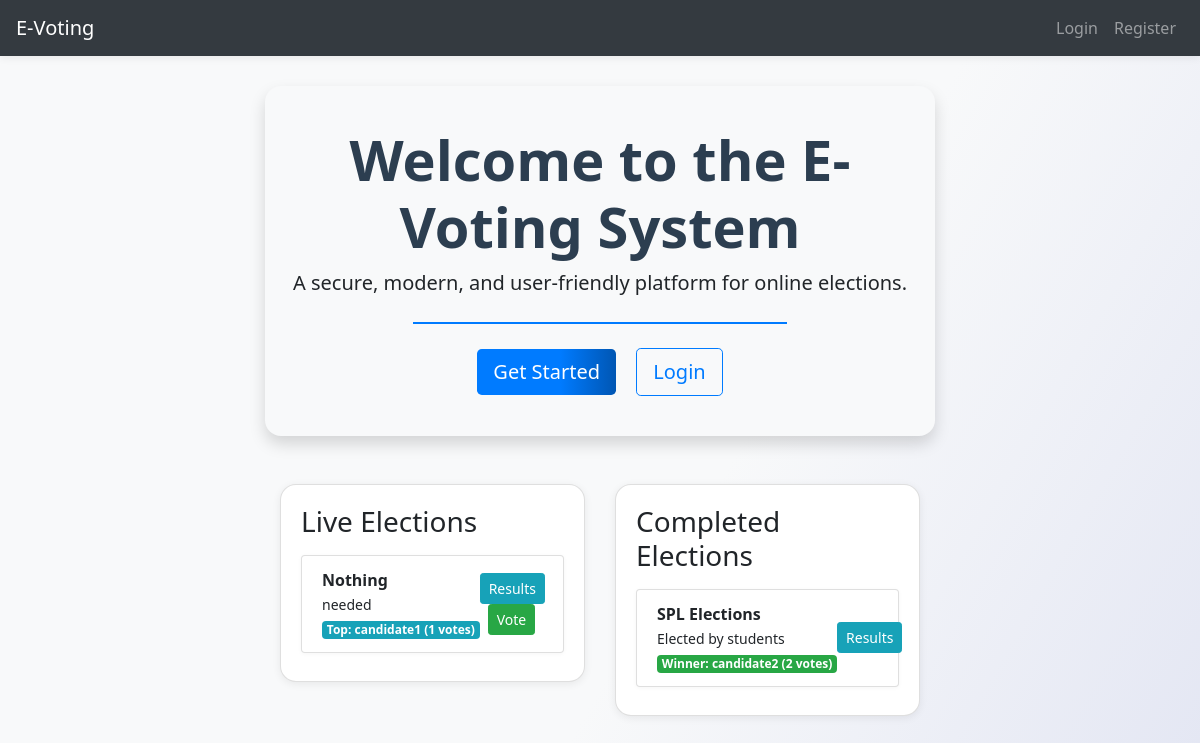
The page / on the database its author committed.
### voting/models.py (models this page shows, shortened)
class Voting(models.Model):
    title = models.CharField(max_length=200)
    description = models.TextField(blank=True)
    start_time = models.DateTimeField()
    end_time = models.DateTimeField()
    candidates = models.ManyToManyField('accounts.CandidateProfile', related_name='elections')
    is_active = models.BooleanField(default=False)

### accounts/models.py (models this page shows, shortened)
class CandidateProfile(models.Model):
    user = models.OneToOneField(User, on_delete=models.CASCADE, related_name='candidate_profile')
    bio = models.TextField(blank=True)
    party = models.CharField(max_length=100)
    manifesto = models.TextField(blank=True)
    image = models.ImageField(upload_to='candidate_images/', blank=True, null=True)

class User(AbstractUser):
    is_candidate = models.BooleanField(default=False)
    is_voter = models.BooleanField(default=True)

### voting/views.py (the view)
# urls.py: path('', views.home_view, name='home'),
def home_view(request):
    live_elections = Voting.objects.filter(is_active=True)
    completed_elections = Voting.objects.filter(is_active=False)
    live_elections_data = []
    for election in live_elections:
        candidates = election.candidates.all()
        votes = Vote.objects.filter(voting=election)
        vote_counts = {candidate: votes.filter(candidate=candidate).count() for candidate in candidates}
        if vote_counts:
            top_candidate = max(vote_counts, key=vote_counts.get)
            top_votes = vote_counts[top_candidate]
        else:
            top_candidate = None
            top_votes = 0
        live_elections_data.append({
            'election': election,
            'top_candidate': top_candidate,
            'top_votes': top_votes
        })
    completed_elections_data = []
    for election in completed_elections:
        candidates = election.candidates.all()
        votes = Vote.objects.filter(voting=election)
        vote_counts = {candidate: votes.filter(candidate=candidate).count() for candidate in candidates}
        if vote_counts:
            winner = max(vote_counts, key=vote_counts.get)
            winner_votes = vote_counts[winner]
        else:
            winner = None
            winner_votes = 0
        completed_elections_data.append({
            'election': election,
            'winner': winner,
            'winner_votes': winner_votes
        })
    return render(request, 'home.html', {
        'live_elections_data': live_elections_data,
        'completed_elections_data': completed_elections_data
    })

### templates/home.html
{% extends 'base.html' %}
{% block content %}
<div class="jumbotron mt-4 text-center bg-light shadow">
  <h1 class="display-4">Welcome to the E-Voting System</h1>
  <p class="lead">A secure, modern, and user-friendly platform for online elections.</p>
  <hr class="my-4">
  <a class="btn btn-primary btn-lg mx-2" href="{% url 'register' %}" role="button">Get Started</a>
  <a class="btn btn-outline-secondary btn-lg mx-2" href="{% url 'login' %}" role="button">Login</a>
</div>
<div class="container mt-5">
  <div class="row">
    <div class="col-md-6">
      <div class="card mb-4">
        <div class="card-body">
          <h3 class="card-title">Live Elections</h3>
          {% if live_elections_data %}
            <ul class="list-group mt-3">
              {% for item in live_elections_data %}
                <li class="list-group-item d-flex justify-content-between align-items-center">
                  <div>
                    <strong>{{ item.election.title }}</strong><br>
                    <small>{{ item.election.description }}</small><br>
                    {% if item.top_candidate %}
                      <span class="badge badge-info">Top: {{ item.top_candidate.user.get_full_name|default:item.top_candidate.user.username }} ({{ item.top_votes }} votes)</span>
                    {% else %}
                      <span class="badge badge-secondary">No votes yet</span>
                    {% endif %}
                  </div>
                  <div>
                    <a href="{% url 'results' item.election.id %}" class="btn btn-info btn-sm">Results</a>
                    {% if user.is_authenticated and not user.is_candidate %}
                      <a href="{% url 'vote' item.election.id %}" class="btn btn-success btn-sm ml-2">Vote</a>
                    {% else %}
                      <a href="{% url 'login' %}" class="btn btn-success btn-sm ml-2">Vote</a>
                    {% endif %}
                  </div>
                </li>
              {% endfor %}
            </ul>
          {% else %}
            <p class="text-muted">No live elections at this time.</p>
          {% endif %}
        </div>
      </div>
    </div>
    <div class="col-md-6">
      <div class="card mb-4">
        <div class="card-body">
          <h3 class="card-title">Completed Elections</h3>
          {% if completed_elections_data %}
            <ul class="list-group mt-3">
              {% for item in completed_elections_data %}
                <li class="list-group-item d-flex justify-content-between align-items-center">
                  <div>
                    <strong>{{ item.election.title }}</strong><br>
                    <small>{{ item.election.description }}</small><br>
                    {% if item.winner %}
                      <span class="badge badge-success">Winner: {{ item.winner.user.get_full_name|default:item.winner.user.username }} ({{ item.winner_votes }} votes)</span>
                    {% else %}
                      <span class="badge badge-secondary">No votes</span>
                    {% endif %}
                  </div>
                  <a href="{% url 'results' item.election.id %}" class="btn btn-info btn-sm">Results</a>
                </li>
              {% endfor %}
            </ul>
          {% else %}
            <p class="text-muted">No completed elections yet.</p>
          {% endif %}
        </div>
      </div>
    </div>
  </div>
</div>
{% endblock %}

### static/style.css (style rules this page uses)
body { background: linear-gradient(120deg, #f8f9fa 60%, #e3e6f3 100%); font-family: 'Segoe UI', Tahoma, Geneva, Verdana, sans-serif; min-height: 100vh; }
.container { max-width: 700px; }
.jumbotron { background: #fff; border-radius: 1rem; box-shadow: 0 2px 16px rgba(0,0,0,0.10); padding: 2.5rem 1.5rem; margin-top: 2rem; }
.btn-primary { background: linear-gradient(90deg, #007bff 60%, #0056b3 100%); border: none; transition: background 0.3s; }
.btn-outline-secondary { border-color: #007bff; color: #007bff; transition: background 0.3s, color 0.3s; }
.list-group-item { border-radius: 0.5rem; margin-bottom: 0.5rem; box-shadow: 0 1px 4px rgba(0,0,0,0.04); }
h2, h1.display-4 { color: #2c3e50; font-weight: 600; }
hr.my-4 { border-top: 2px solid #007bff; width: 60%; margin: 2rem auto; }
.card { border-radius: 1rem; box-shadow: 0 2px 8px rgba(0,0,0,0.07); }

### rows shown on the page
Voting: election "Nothing", election.description "needed", top_candidate.user.get_full_name "candidate1", top_votes "1"
Voting: election "SPL Elections", election.description "Elected by students", winner.user.get_full_name "candidate2", winner_votes "2"
